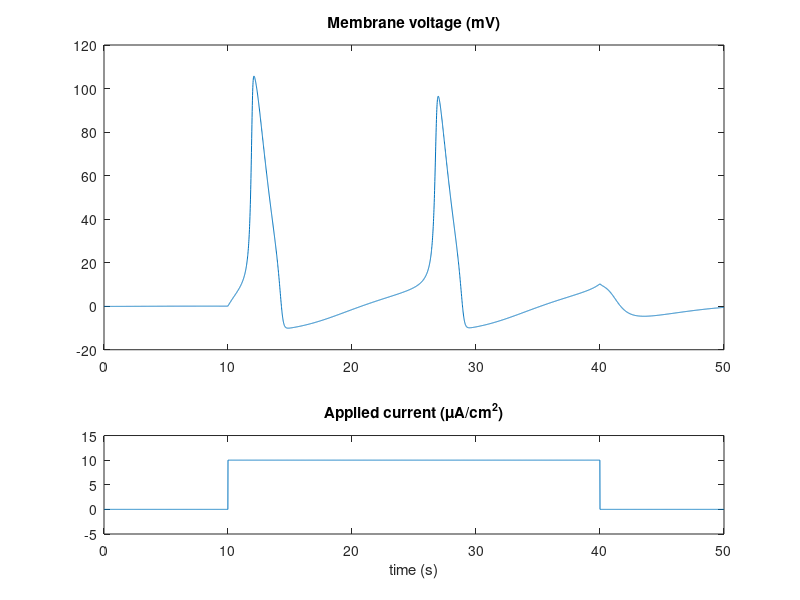

MATLAB code to generate this figure:
% Integration of Hodgkin-Huxley equations with Euler method
% Katri Holm
% modified from http://users.cs.dal.ca/~tt/fcns/fcns_programs/spikes/hh.m

clear; 

% maximal conductances (in units of mS/cm^2);
g(1) = 36;    % K
g(2) = 120;   % Na
g(3) = 0.3;   % leak

% battery voltages (in mV);
E(1) = -12;     % K
E(2) = 115;     % Na
E(3) = 10.613;  % V_leak

% Initialization of some variables
I_app = 0;
V = 0;
Cm = 1; % 10^(-6)*F/cm2
x = zeros(1,3); % x includes n, m, h
x(3)=1;

% Time stuff
dt=0.01; % time step for integration
t_stop = 50; % stop time

t_rec=0; % variable for recording

% Integration with Euler method
% start time -30 s --> system in steady-state at 0 s.
for t=-30:dt:t_stop

    % external current applications 
    if t == 10 % turns applied current on at t=10
        I_app = 10; 
    end  
    
    if t == 40 % turns applied current off at t=40
        I_app = 0; 
    end   

    % alpha functions used by Hodgkin-and Huxley
    alpha(1) = (10-V)/(100*(exp((10-V)/10)-1)); % alpha_n
    alpha(2) = (25-V)/(10*(exp((25-V)/10)-1));  % alpha_m
    alpha(3) = 0.07*exp(-V/20);                 % alpha_h

    % beta functions used by Hodgkin-and Huxley
    beta(1) = 0.125*exp(-V/80); % beta_n
    beta(2) = 4*exp(-V/18);     % beta_m
    beta(3) = 1/(exp((30-V)/10)+1); % beta_h

    % Tau_x and x_inf are defined with alpha and beta
    tau = 1./(alpha+beta);
    x_inf = alpha.*tau;

    % integration with Euler method
    x = x + ((x_inf - x)./tau).*dt;

    % calculate actual conductances g with given n, m, h
    gnmh(1) = g(1)*x(1)^4;      % gK
    gnmh(2) = g(2)*x(2)^3*x(3); % gNa
    gnmh(3) = g(3);             % gleak

    % update voltage of membrane
    V = V + dt*((-sum(gnmh.*(V-E)) + I_app) / Cm);

    % record some variables after equilibration (t = 0) for plotting 
    if t >= 0;
        t_rec = t_rec+1;
        time(t_rec) = t;
        v(t_rec) = V;
        iapp(t_rec) = I_app;

    end
end

figure;
subplot(3,1,1:2);
plot(time, v);
title('Membrane voltage (mV)');

subplot(3,1,3);
plot(time, iapp);
title('Applied current (\muA/cm^2)');
xlabel('time (s)');
axis([0 max(time) -5 max(iapp)+5]);


